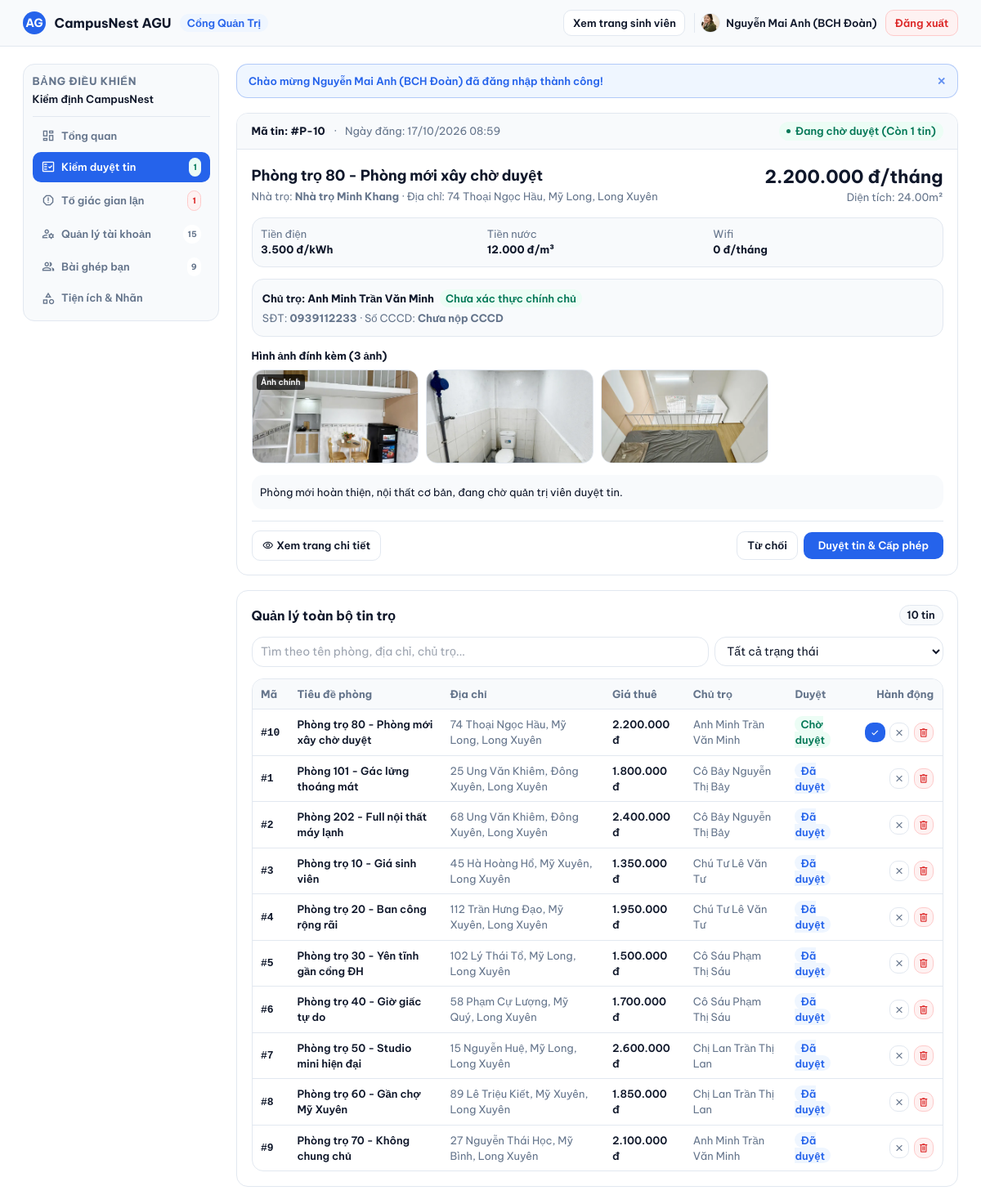
/quantri/index.php?tab=moderation (signed in), run on an earlier commit of the app's database.
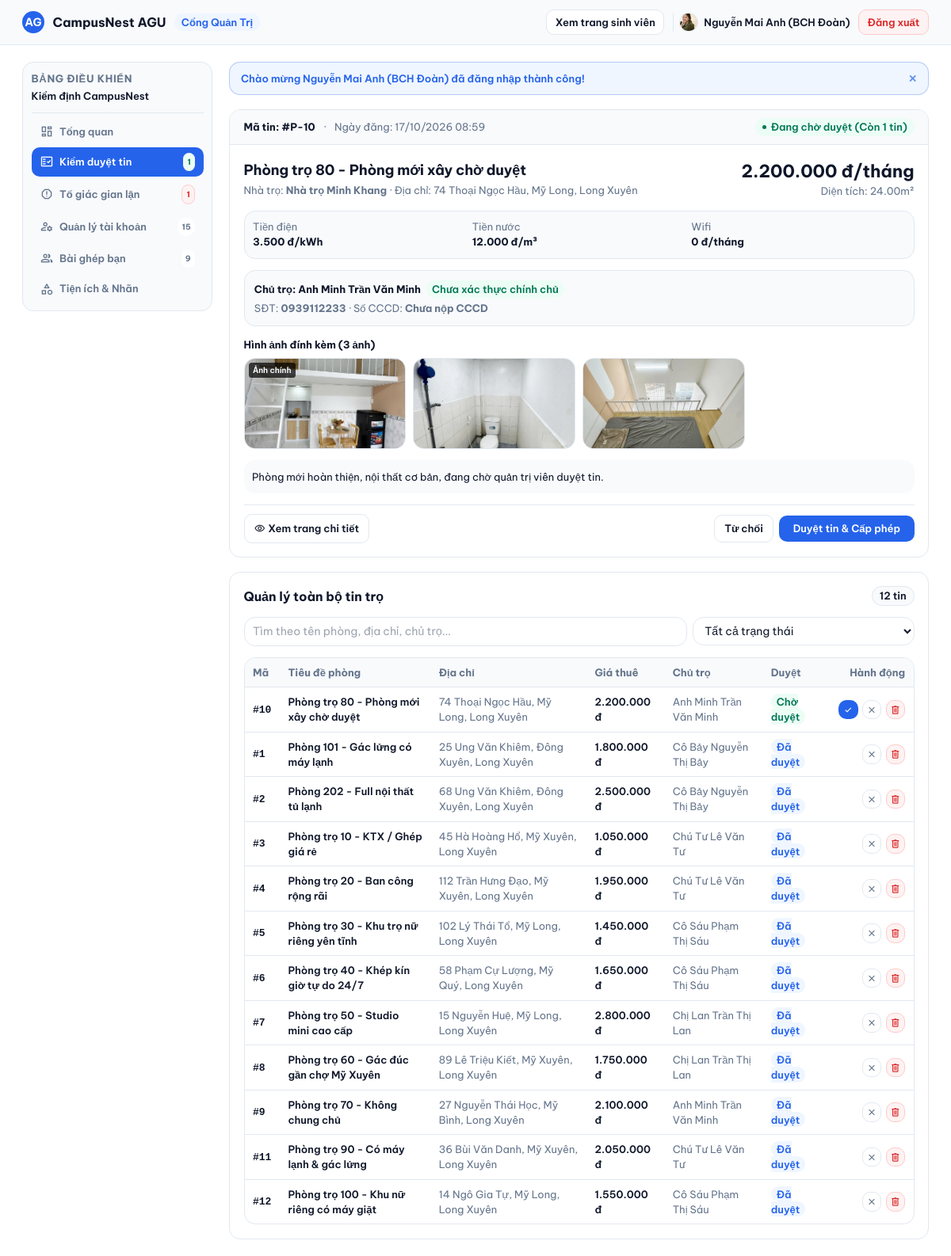
And on a later commit of the database.
### tables this page shows
CREATE TABLE HinhAnhPhongTro (
    MaHinh INT AUTO_INCREMENT PRIMARY KEY,
    MaPhong INT NOT NULL,
    DuongDan VARCHAR(255) NOT NULL,
    LaAnhChinh BOOLEAN DEFAULT FALSE,
    NgayTaiLen DATETIME DEFAULT CURRENT_TIMESTAMP,

    FOREIGN KEY (MaPhong)
        REFERENCES PhongTro(MaPhong)
        ON DELETE CASCADE
);

CREATE TABLE PhongTro (
    MaPhong INT AUTO_INCREMENT PRIMARY KEY,
    MaNhaTro INT NOT NULL,
    TenPhong VARCHAR(100) NOT NULL,
    GiaThue DECIMAL(12,2) NOT NULL,
    DienTich DECIMAL(6,2),
    TienDien DECIMAL(10,2),
    TienNuoc DECIMAL(10,2),
    TienWifi DECIMAL(10,2) DEFAULT 0,
    ChiPhiKhac TEXT,
    MoTa TEXT,
    
     
    TrangThai ENUM('ConPhong', 'DaThue', 'DangBaoTri') DEFAULT 'ConPhong',
    
     
    TrangThaiDuyet ENUM('ChoDuyet', 'DaDuyet', 'TuChoi') DEFAULT 'ChoDuyet',
    
    NgayDang DATETIME DEFAULT CURRENT_TIMESTAMP,
    NgayCapNhat DATETIME DEFAULT CURRENT_TIMESTAMP ON UPDATE CURRENT_TIMESTAMP,

    FOREIGN KEY (MaNhaTro)
        REFERENCES NhaTro(MaNhaTro)
        ON DELETE CASCADE
);

CREATE TABLE NhaTro (
    MaNhaTro INT AUTO_INCREMENT PRIMARY KEY,
    MaChuTro INT NOT NULL,
    TenNhaTro VARCHAR(150) NOT NULL,
    DiaChi VARCHAR(255) NOT NULL,
    MoTa TEXT,
    ViDo DECIMAL(10,7),           
    KinhDo DECIMAL(10,7),         
    NgayTao DATETIME DEFAULT CURRENT_TIMESTAMP,

    FOREIGN KEY (MaChuTro) 
        REFERENCES NguoiDung(MaNguoiDung) 
        ON DELETE CASCADE
);

CREATE TABLE NguoiDung (
    MaNguoiDung INT AUTO_INCREMENT PRIMARY KEY,
    HoTen VARCHAR(100) NOT NULL,
    SoDienThoai VARCHAR(15),
    Email VARCHAR(100) UNIQUE NOT NULL,
    MatKhau VARCHAR(255) NOT NULL,
    AnhDaiDien VARCHAR(255) DEFAULT 'assets/images/default-avatar.png',
    VaiTro ENUM('SinhVien', 'ChuTro', 'QuanTriVien') DEFAULT 'SinhVien',
    
     
    SoCCCD VARCHAR(20),
    AnhXacThucCCCD VARCHAR(255),
    DaXacThucChinhChu BOOLEAN DEFAULT FALSE,
    
    TrangThai ENUM('HoatDong', 'BiKhoa') DEFAULT 'HoatDong',
    NgayTao DATETIME DEFAULT CURRENT_TIMESTAMP
);

### cauhinh/database.php (called while the page is built, shortened)
<?php
$ports = [3307, 3306];

### quantri/index.php (the view, shortened to what the changed rows need)
<?php
require_once __DIR__ . '/../cauhinh/database.php';
function chuanHoaAnh(?string $path, string $macDinh = '/DoAn_TimNhaTroSV_QLDAPM/giaodien/hinhanh/default-avatar.png'): string
{
    if (str_starts_with($path, 'http://') || str_starts_with($path, 'https://') || str_starts_with($path, '/')) {
        return $path;
    }
    return '/DoAn_TimNhaTroSV_QLDAPM/' . ltrim($path, './');
}
$sqlPhong = "
    SELECT p.*, n.TenNhaTro, n.DiaChi,
           u.MaNguoiDung AS MaChuTro, u.HoTen AS TenChuTro, u.SoDienThoai,
           u.SoCCCD, u.AnhXacThucCCCD, u.DaXacThucChinhChu,
           (SELECT h.DuongDan FROM HinhAnhPhongTro h WHERE h.MaPhong = p.MaPhong AND h.LaAnhChinh = 1 LIMIT 1) AS AnhChinh
    FROM PhongTro p
    JOIN NhaTro n ON p.MaNhaTro = n.MaNhaTro
    JOIN NguoiDung u ON n.MaChuTro = u.MaNguoiDung
    ORDER BY FIELD(p.TrangThaiDuyet, 'ChoDuyet', 'DaDuyet', 'TuChoi'), p.NgayDang DESC
";
$resPhong = $conn->query($sqlPhong);
$dsPhong = $resPhong ? $resPhong->fetch_all(MYSQLI_ASSOC) : [];
$dsChoDuyet = array_values(array_filter($dsPhong, fn($p) => $p['TrangThaiDuyet'] === 'ChoDuyet'));
$phongChoDuyetDauTien = $dsChoDuyet[0] ?? null;
$dsAnhPhongDauTien = [];
if ($phongChoDuyetDauTien) {
    $maPhongDau = (int)$phongChoDuyetDauTien['MaPhong'];
    $resHinh = $conn->query("SELECT DuongDan, LaAnhChinh FROM HinhAnhPhongTro WHERE MaPhong = $maPhongDau ORDER BY LaAnhChinh DESC, MaHinh ASC");
    if ($resHinh) {
        $dsAnhPhongDauTien = $resHinh->fetch_all(MYSQLI_ASSOC);
    }
}
$activeTab = $_GET['tab'] ?? 'dashboard';
include_once __DIR__ . '/../dungchung/header.php';
?>
<div class="max-w-[1440px] w-full mx-auto px-4 sm:px-6 lg:px-8 py-6 flex-1">
  <div class="grid grid-cols-1 lg:grid-cols-[240px_1fr] gap-6 items-start">
    <main class="min-w-0 space-y-5">
      <section id="admin-section-moderation" class="space-y-5 <?= $activeTab!=='moderation'?'hidden':'' ?>">
        <?php if ($phongChoDuyetDauTien):
          $pGia  = number_format($phongChoDuyetDauTien['GiaThue'], 0, ',', '.');
          $pDien = $phongChoDuyetDauTien['DienTich'] ? $phongChoDuyetDauTien['DienTich'] . 'm²' : '--';
          $daXacThuc = !empty($phongChoDuyetDauTien['DaXacThucChinhChu']);
        ?>
        <div class="bg-bg-main rounded-card border border-border-warm overflow-hidden">
          <div class="bg-bg-sub px-5 py-3 border-b border-border-warm flex flex-wrap items-center justify-between gap-2 text-xs tnum">
            <div class="flex items-center gap-3">
              <span class="font-bold text-text-main">Mã tin: #P-<?= $phongChoDuyetDauTien['MaPhong'] ?></span>
              <span class="text-text-sub">·</span>
              <span class="text-text-sub">Ngày đăng: <?= date('d/m/Y H:i', strtotime($phongChoDuyetDauTien['NgayDang'])) ?></span>
            </div>
            <span class="px-2.5 py-0.5 rounded-full bg-status-amber-bg text-status-amber-text font-semibold inline-flex items-center gap-1.5">
              <span class="w-1.5 h-1.5 rounded-full bg-status-amber-text"></span><span>Đang chờ duyệt (Còn <?= count($dsChoDuyet) ?> tin)</span>
            </span>
          </div>
          <div class="p-5 space-y-4">
            <div class="flex flex-col sm:flex-row sm:items-start justify-between gap-4">
              <div>
                <h2 class="text-lg font-bold text-text-main"><?= htmlspecialchars($phongChoDuyetDauTien['TenPhong']) ?></h2>
                <p class="text-xs text-text-sub mt-1 tnum">
                  Nhà trọ: <strong><?= htmlspecialchars($phongChoDuyetDauTien['TenNhaTro']) ?></strong> ·
                  Địa chỉ: <?= htmlspecialchars($phongChoDuyetDauTien['DiaChi']) ?>
                </p>
              </div>
              <div class="text-left sm:text-right shrink-0 tnum">
                <span class="text-xl font-bold text-text-main block"><?= $pGia ?> đ/tháng</span>
                <span class="text-xs text-text-sub">Diện tích: <?= $pDien ?></span>
              </div>
            </div>
            <div class="grid grid-cols-3 gap-2 p-3 rounded-card bg-bg-sub border border-border-warm text-xs tnum">
              <div><span class="text-text-sub block">Tiền điện</span><strong class="text-text-main"><?= number_format((float)$phongChoDuyetDauTien['TienDien'], 0, ',', '.') ?> đ/kWh</strong></div>
              <div><span class="text-text-sub block">Tiền nước</span><strong class="text-text-main"><?= number_format((float)$phongChoDuyetDauTien['TienNuoc'], 0, ',', '.') ?> đ/m³</strong></div>
              <div><span class="text-text-sub block">Wifi</span><strong class="text-text-main"><?= number_format((float)$phongChoDuyetDauTien['TienWifi'], 0, ',', '.') ?> đ/tháng</strong></div>
            </div>
            <div class="p-3.5 rounded-card bg-bg-sub border border-border-warm flex flex-wrap items-center justify-between gap-3 text-xs">
              <div class="space-y-1">
                <div class="flex items-center gap-2">
                  <span class="font-bold text-text-main">Chủ trọ: <?= htmlspecialchars($phongChoDuyetDauTien['TenChuTro']) ?></span>
                  <?php if ($daXacThuc): ?>
                    <span class="px-2 py-0.5 rounded-full bg-status-green-bg text-accent font-semibold">✓ Đã xác thực chính chủ</span>
                  <?php else: ?>
                    <span class="px-2 py-0.5 rounded-full bg-status-amber-bg text-status-amber-text font-semibold">Chưa xác thực chính chủ</span>
                  <?php endif; ?>
                </div>
                <p class="text-text-sub tnum">
                  SĐT: <strong><?= htmlspecialchars($phongChoDuyetDauTien['SoDienThoai'] ?: 'Chưa cập nhật') ?></strong> ·
                  Số CCCD: <strong><?= htmlspecialchars($phongChoDuyetDauTien['SoCCCD'] ?: 'Chưa nộp CCCD') ?></strong>
                </p>
              </div>
            </div>
            <div>
              <p class="text-xs font-bold text-text-main mb-2">Hình ảnh đính kèm (<?= count($dsAnhPhongDauTien) ?> ảnh)</p>
              <?php if (!empty($dsAnhPhongDauTien)): ?>
                <div class="grid grid-cols-2 sm:grid-cols-4 gap-2.5">
                  <?php foreach ($dsAnhPhongDauTien as $hinh):
                    $urlHinh = chuanHoaAnh($hinh['DuongDan']);
                  ?>
                  <a href="<?= htmlspecialchars($urlHinh) ?>" target="_blank" class="block relative aspect-video rounded-card overflow-hidden border border-border-warm bg-bg-sub group">
                    <img src="<?= htmlspecialchars($urlHinh) ?>" alt="Ảnh phòng trọ" class="w-full h-full object-cover group-hover:scale-105 transition-transform">
                    <?php if (!empty($hinh['LaAnhChinh'])): ?>
                      <span class="absolute top-1.5 left-1.5 px-1.5 py-0.5 rounded bg-black/70 text-white text-[10px] font-semibold">Ảnh chính</span>
                    <?php endif; ?>
                  </a>
                  <?php endforeach; ?>
                </div>
              <?php else: ?>
                <p class="text-xs text-status-amber-text italic">Phòng trọ này chưa tải lên hình ảnh thực tế.</p>
              <?php endif; ?>
            </div>
            <?php if ($phongChoDuyetDauTien['MoTa']): ?>
            <p class="text-xs text-text-main bg-bg-sub p-3 rounded-card leading-relaxed"><?= nl2br(htmlspecialchars($phongChoDuyetDauTien['MoTa'])) ?></p>
            <?php endif; ?>
            <div class="pt-3 border-t border-border-warm flex flex-wrap items-center justify-between gap-2">
              <a href="/DoAn_TimNhaTroSV_QLDAPM/chitiet.php?id=<?= $phongChoDuyetDauTien['MaPhong'] ?>" target="_blank"
                 class="px-3.5 py-2 rounded-btn border border-border-warm bg-bg-main text-text-main font-semibold text-xs card-hover flex items-center gap-1">
                <span class="material-symbols-outlined text-sm">visibility</span>Xem trang chi tiết
              </a>
              <div class="flex items-center gap-2">
                <form method="POST">
                  <button type="submit" class="px-3.5 py-2 rounded-btn border border-border-warm bg-bg-main text-text-main font-semibold text-xs card-hover">Từ chối</button>
                </form>
                <form method="POST">
                  <button type="submit" class="px-5 py-2 rounded-btn bg-accent text-white font-semibold text-xs">Duyệt tin & Cấp phép</button>
                </form>
              </div>
            </div>
          </div>
        </div>
        <?php endif; ?>
        <div class="bg-bg-main rounded-card border border-border-warm p-5 space-y-4">
          <div class="flex items-center justify-between gap-2">
            <h3 class="text-base font-bold text-text-main">Quản lý toàn bộ tin trọ</h3>
            <span class="px-2.5 py-0.5 rounded-full bg-bg-sub border border-border-warm text-text-main text-xs font-semibold tnum"><?= count($dsPhong) ?> tin</span>
          </div>
          <?php if (empty($dsPhong)): ?>
          <div class="py-12 text-center text-text-sub space-y-2">
            <span class="material-symbols-outlined text-4xl block mx-auto">apartment</span>
            <p class="text-sm font-semibold text-text-main">Chưa có tin trọ nào trên hệ thống</p>
            <p class="text-xs">Khi chủ trọ đăng tin, danh sách sẽ hiển thị tại đây để quản trị viên kiểm duyệt.</p>
          </div>
          <?php else: ?>
          <div class="overflow-x-auto border border-border-warm rounded-card">
            <table class="w-full text-left border-collapse">
              <thead>
                <tr class="bg-bg-sub text-xs font-bold text-text-sub border-b border-border-warm">
                  <th class="py-2.5 px-3">Mã</th>
                  <th class="py-2.5 px-3">Tiêu đề phòng</th>
                  <th class="py-2.5 px-3 hidden md:table-cell">Địa chỉ</th>
                  <th class="py-2.5 px-3 tnum">Giá thuê</th>
                  <th class="py-2.5 px-3 hidden md:table-cell">Chủ trọ</th>
                  <th class="py-2.5 px-3">Duyệt</th>
                  <th class="py-2.5 px-3 text-right">Hành động</th>
                </tr>
              </thead>
              <tbody id="listings-tbody">
              <?php foreach ($dsPhong as $p):
                $pF = number_format($p['GiaThue'], 0, ',', '.');
                $dBadge = $p['TrangThaiDuyet'] === 'DaDuyet'
                  ? '<span class="px-2 py-0.5 rounded-full bg-status-green-bg text-accent text-xs font-semibold">Đã duyệt</span>'
                  : ($p['TrangThaiDuyet'] === 'TuChoi'
                    ? '<span class="px-2 py-0.5 rounded-full bg-status-red-bg text-status-red-text text-xs font-semibold">Từ chối</span>'
                    : '<span class="px-2 py-0.5 rounded-full bg-status-amber-bg text-status-amber-text text-xs font-semibold">Chờ duyệt</span>');
              ?>
              <tr class="listing-row border-t border-border-warm hover:bg-bg-sub/40 text-xs"
                  data-search="<?= strtolower(htmlspecialchars($p['TenPhong'] . ' ' . $p['DiaChi'] . ' ' . $p['TenChuTro'])) ?>"
                  data-status="<?= $p['TrangThaiDuyet'] ?>">
                <td class="py-2.5 px-3 font-mono font-bold text-text-main">#<?= $p['MaPhong'] ?></td>
                <td class="py-2.5 px-3 font-semibold text-text-main">
                  <a href="/DoAn_TimNhaTroSV_QLDAPM/chitiet.php?id=<?= $p['MaPhong'] ?>" target="_blank" class="hover:text-accent"><?= htmlspecialchars($p['TenPhong']) ?></a>
                </td>
                <td class="py-2.5 px-3 text-text-sub hidden md:table-cell"><?= htmlspecialchars($p['DiaChi']) ?></td>
                <td class="py-2.5 px-3 tnum text-text-main font-semibold"><?= $pF ?> đ</td>
                <td class="py-2.5 px-3 text-text-sub hidden md:table-cell"><?= htmlspecialchars($p['TenChuTro']) ?></td>
                <td class="py-2.5 px-3"><?= $dBadge ?></td>
                <td class="py-2.5 px-3 text-right">
                  <div class="flex items-center justify-end gap-1.5">
                    <?php if ($p['TrangThaiDuyet'] !== 'DaDuyet'): ?>
                    <form method="POST" class="inline">
                      <button type="submit" title="Duyệt tin" class="w-7 h-7 rounded-btn bg-accent text-white flex items-center justify-center">
                        <span class="material-symbols-outlined text-[15px]">check</span>
                      </button>
                    </form>
                    <?php endif; ?>
                    <?php if ($p['TrangThaiDuyet'] !== 'TuChoi'): ?>
                    <form method="POST" class="inline">
                      <button type="submit" title="Từ chối" class="w-7 h-7 rounded-btn border border-border-warm bg-bg-main text-text-sub flex items-center justify-center hover:text-text-main">
                        <span class="material-symbols-outlined text-[15px]">close</span>
                      </button>
                    </form>
                    <?php endif; ?>
                    <form method="POST" class="inline" onsubmit="return confirm('Bạn có chắc muốn xóa tin trọ này?')">
                      <button type="submit" title="Xóa tin" class="w-7 h-7 rounded-btn border border-status-red-border bg-status-red-bg text-status-red-text flex items-center justify-center">
                        <span class="material-symbols-outlined text-[15px]">delete</span>
                      </button>
                    </form>
                  </div>
                </td>
              </tr>
              <?php endforeach; ?>
              </tbody>
            </table>
          </div>
          <?php endif; ?>
        </div>
      </section>
    </main>
  </div>
</div>
<?php include_once __DIR__ . '/../dungchung/footer.php'; ?>

What changed in the data, as far as the page shows it:
changed phongtro "25 Ung Văn Khiêm, Đông Xuyên, Long Xuyên": TenPhong "Phòng 101 - Gác lửng thoáng mát" → "Phòng 101 - Gác lửng có máy lạnh"
changed phongtro "68 Ung Văn Khiêm, Đông Xuyên, Long Xuyên": TenPhong "Phòng 202 - Full nội thất máy lạnh" → "Phòng 202 - Full nội thất tủ lạnh"; GiaThue "2.400.000" → "2.500.000"
changed phongtro "45 Hà Hoàng Hổ, Mỹ Xuyên, Long Xuyên": TenPhong "Phòng trọ 10 - Giá sinh viên" → "Phòng trọ 10 - KTX / Ghép giá rẻ"; GiaThue "1.350.000" → "1.050.000"
changed phongtro "102 Lý Thái Tổ, Mỹ Long, Long Xuyên": TenPhong "Phòng trọ 30 - Yên tĩnh gần cổng ĐH" → "Phòng trọ 30 - Khu trọ nữ riêng yên tĩnh"; GiaThue "1.500.000" → "1.450.000"
changed phongtro "58 Phạm Cự Lượng, Mỹ Quý, Long Xuyên": TenPhong "Phòng trọ 40 - Giờ giấc tự do" → "Phòng trọ 40 - Khép kín giờ tự do 24/7"; GiaThue "1.700.000" → "1.650.000"
changed phongtro "15 Nguyễn Huệ, Mỹ Long, Long Xuyên": TenPhong "Phòng trọ 50 - Studio mini hiện đại" → "Phòng trọ 50 - Studio mini cao cấp"; GiaThue "2.600.000" → "2.800.000"
changed phongtro "89 Lê Triệu Kiết, Mỹ Xuyên, Long Xuyên": TenPhong "Phòng trọ 60 - Gần chợ Mỹ Xuyên" → "Phòng trọ 60 - Gác đúc gần chợ Mỹ Xuyên"; GiaThue "1.850.000" → "1.750.000"
added phongtro: MaPhong "11", TenPhong "Phòng trọ 90 - Có máy lạnh & gác lửng", MaNhaTro.DiaChi "36 Bùi Văn Danh, Mỹ Xuyên, Long Xuyên", GiaThue "2.050.000", nguoidung.HoTen "Chú Tư Lê Văn Tư", TrangThaiDuyet "Đã duyệt"
added phongtro: MaPhong "12", TenPhong "Phòng trọ 100 - Khu nữ riêng có máy giặt", MaNhaTro.DiaChi "14 Ngô Gia Tự, Mỹ Long, Long Xuyên", GiaThue "1.550.000", nguoidung.HoTen "Cô Sáu Phạm Thị Sáu", TrangThaiDuyet "Đã duyệt"
Also different on the page:
count($dsPhong): "10" → "12"
